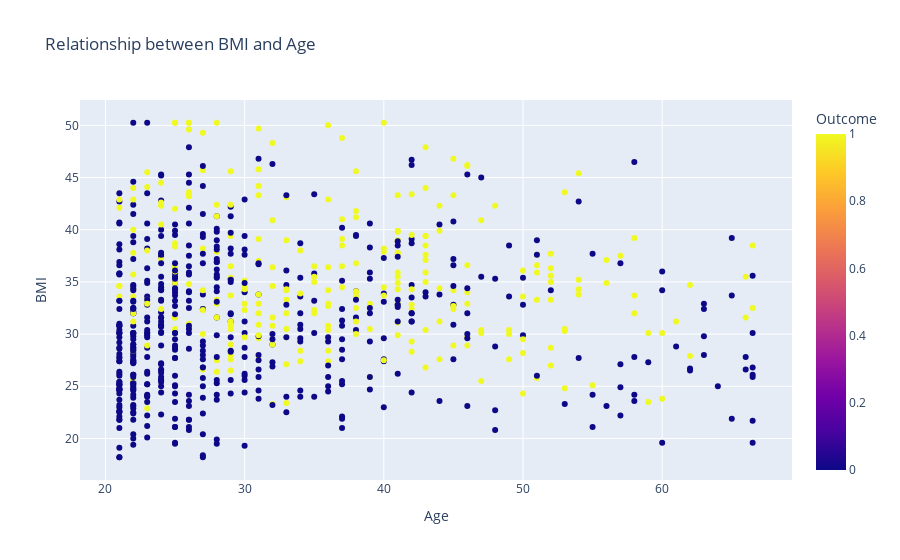

Source (notebook cell):
### Markdown cell above
# Relation Between BMI vs Age Using Scatterplot

### Code cell
fig2 = px.scatter(df, x='Age', y='BMI',color='Outcome', title='Relationship between BMI and Age')
fig2.show()

### Figure 1 — Plotly figure (JSON) as saved in the notebook; plotly's stock layout.template omitted (floating-point values rounded to 4 significant figures; data arrays with more than 128 entries replaced by an {"elided": "..."} marker saying what was removed)
{"data": [{"hovertemplate": "Age=%{x}<br>BMI=%{y}<br>Outcome=%{marker.color}<extra></extra>", "legendgroup": "", "marker": {"color": {"elided": "768 int values"}, "coloraxis": "coloraxis", "symbol": "circle"}, "mode": "markers", "name": "", "orientation": "v", "showlegend": false, "type": "scatter", "x": {"elided": "768 float values"}, "xaxis": "x", "y": {"elided": "768 float values"}, "yaxis": "y"}], "layout": {"autosize": true, "coloraxis": {"colorbar": {"title": {"text": "Outcome"}}, "colorscale": [[0, "#0d0887"], [0.1111, "#46039f"], [0.2222, "#7201a8"], [0.3333, "#9c179e"], [0.4444, "#bd3786"], [0.5556, "#d8576b"], [0.6667, "#ed7953"], [0.7778, "#fb9f3a"], [0.8889, "#fdca26"], [1, "#f0f921"]]}, "legend": {"tracegroupgap": 0}, "title": {"text": "Relationship between BMI and Age"}, "xaxis": {"anchor": "y", "autorange": true, "domain": [0, 1], "range": [18.06, 69.44], "title": {"text": "Age"}, "type": "linear"}, "yaxis": {"anchor": "x", "autorange": true, "domain": [0, 1], "range": [15.56, 52.89], "title": {"text": "BMI"}, "type": "linear"}}}
